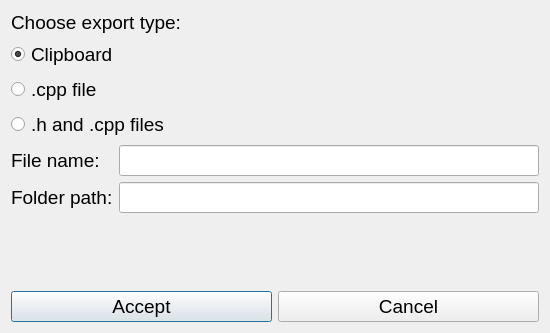
<?xml version="1.0" encoding="UTF-8"?>
<ui version="4.0">
 <class>ExportWindow</class>
 <widget class="QDialog" name="ExportWindow">
  <property name="geometry">
   <rect>
    <x>0</x>
    <y>0</y>
    <width>550</width>
    <height>333</height>
   </rect>
  </property>
  <property name="sizePolicy">
   <sizepolicy hsizetype="Expanding" vsizetype="Preferred">
    <horstretch>0</horstretch>
    <verstretch>0</verstretch>
   </sizepolicy>
  </property>
  <property name="font">
   <font>
    <pointsize>14</pointsize>
   </font>
  </property>
  <property name="windowTitle">
   <string>Export settings</string>
  </property>
  <layout class="QVBoxLayout" name="verticalLayout_2">
   <item>
    <layout class="QVBoxLayout" name="vertLayoutSettings">
     <item>
      <widget class="QLabel" name="lblExportType">
       <property name="text">
        <string>Choose export type:</string>
       </property>
      </widget>
     </item>
     <item>
      <widget class="QRadioButton" name="radBtnClipboard">
       <property name="text">
        <string>Clipboard</string>
       </property>
       <property name="checked">
        <bool>true</bool>
       </property>
      </widget>
     </item>
     <item>
      <widget class="QRadioButton" name="radBtnCppFile">
       <property name="text">
        <string>.cpp file</string>
       </property>
      </widget>
     </item>
     <item>
      <widget class="QRadioButton" name="radBtnCppAndHFile">
       <property name="text">
        <string>.h and .cpp files</string>
       </property>
      </widget>
     </item>
     <item>
      <layout class="QGridLayout" name="gridLayoutFileSettings">
       <item row="2" column="1">
        <widget class="QLineEdit" name="lineEditFolderPath"/>
       </item>
       <item row="0" column="1">
        <widget class="QLineEdit" name="lineEditFileName"/>
       </item>
       <item row="0" column="0">
        <widget class="QLabel" name="lblFileName">
         <property name="text">
          <string>File name:</string>
         </property>
        </widget>
       </item>
       <item row="2" column="0">
        <widget class="QLabel" name="lblFolderPath">
         <property name="text">
          <string>Folder path:</string>
         </property>
        </widget>
       </item>
      </layout>
     </item>
    </layout>
   </item>
   <item>
    <spacer name="verticalSpacer">
     <property name="orientation">
      <enum>Qt::Vertical</enum>
     </property>
     <property name="sizeHint" stdset="0">
      <size>
       <width>20</width>
       <height>40</height>
      </size>
     </property>
    </spacer>
   </item>
   <item>
    <layout class="QHBoxLayout" name="horLayoutButtons">
     <item>
      <widget class="QPushButton" name="pshBtnAccept">
       <property name="text">
        <string>Accept</string>
       </property>
      </widget>
     </item>
     <item>
      <widget class="QPushButton" name="pshBtnCancel">
       <property name="text">
        <string>Cancel</string>
       </property>
      </widget>
     </item>
    </layout>
   </item>
  </layout>
 </widget>
 <resources/>
 <connections/>
</ui>
